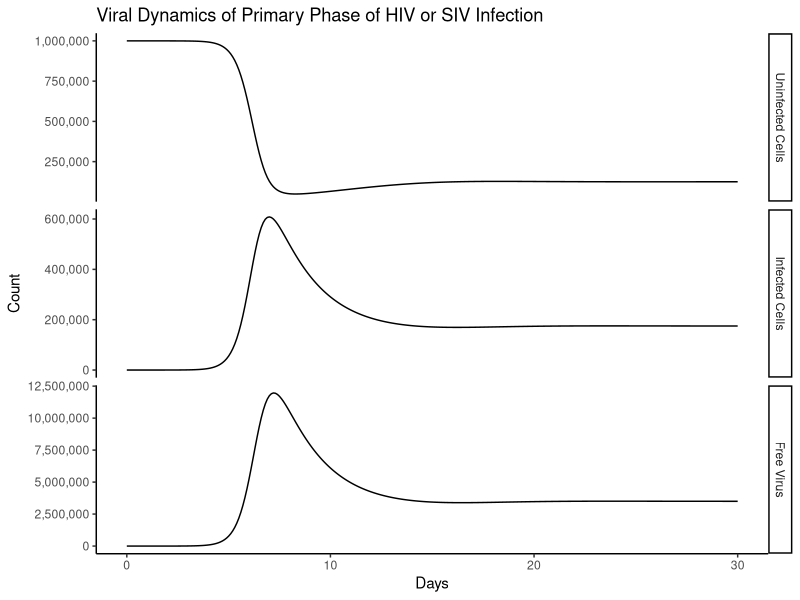

This chart was generated by the following R code:
#' Chapter 3 - The Basic Model of Virus Dynamics 

library(deSolve)
library(tidyverse)

#' Set Up the ODE

base_ode <- function(time, state, parameters){
	with(as.list(c(state, parameters)),{
		
		dx <- lambda - d*x - beta * x * v
		dy <- beta * x * v - a * y
		dv <- k * y - u * v
		
		return(list(c(dx,dy,dv)))
	})
	
}

t <- seq(0,30,.1)

params <- c(
	lambda =1e5,# Uninfected cell production rate
	d = .1, # Cell Death Rate
	a = .5, # Infected Cell Death Rate
	beta = 2e-7, # "Rate Constant"
	k = 100, # Virus production from infected cell
	u = 5 # Free virus lifespan
)

#' Guessing Initial values from a graph
x0 <- params["lambda"][1]/params["d"][1]
init <- c(x = unname(x0), 
					y = 1, v = 1)

out <- ode(init, t, base_ode, params)

out_df <- as_tibble(as.data.frame(out))

#' Funny side note is that the differences in the scales
#' are almost immediately reproduced as in the book

p <- out_df %>% 
	setNames(c("time", "Uninfected Cells", 
						 "Infected Cells", "Free Virus")) %>% 
	gather(compartment, value, -time) %>% 
	mutate(compartment = factor(compartment,
															c("Uninfected Cells",
																"Infected Cells",
																"Free Virus"))) %>% 
	ggplot(aes(time, y = value))+
	geom_line()+
	facet_grid(rows = vars(compartment),scales = "free_y")+
	theme_classic()+
	labs(
		title = "Viral Dynamics of Primary Phase of HIV or SIV Infection",
		x = "Days",
		y = "Count"
	)+
	scale_y_continuous(labels = scales::comma_format(accuracy = 1000))

p	

cowplot::save_plot(filename = here::here("Ch3", "Figure3-3.png"),
									 plot = p)
